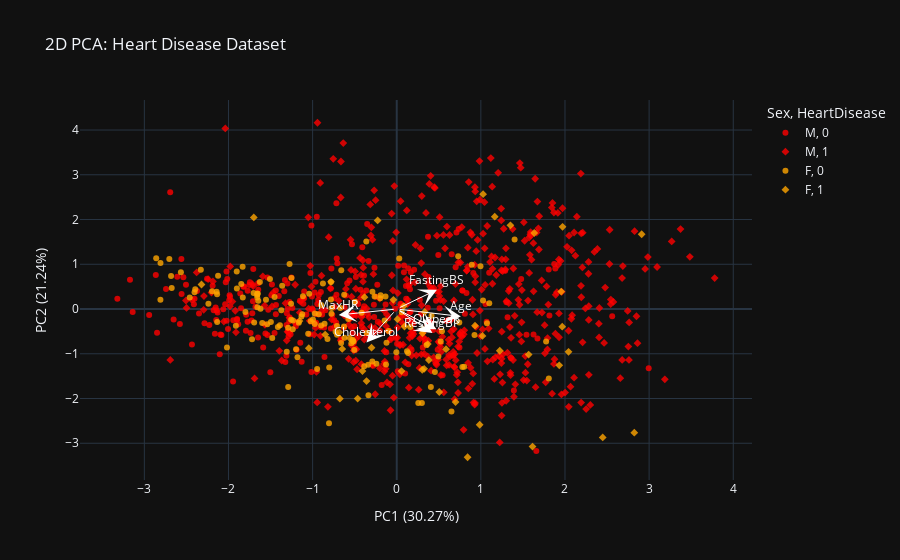

Notebook cell for this chart:
### Code cell
from sklearn.preprocessing import StandardScaler
from sklearn.decomposition import PCA

# 1. Load data
heart_df = pd.read_csv(r"C:\Users\re\DSI\Heart-Failure-Prediction\raw_data\heart.csv")

# 2. Select numeric features for PCA (correct column names)
features = ['Age', 'RestingBP', 'Cholesterol', 'MaxHR', 'Oldpeak', 'FastingBS']
X = heart_df[features]

# 3. Standardize the numeric features
X_scaled = StandardScaler().fit_transform(X)

# 4. Apply PCA
pca = PCA(n_components=2)
components = pca.fit_transform(X_scaled)

# 5. Create PCA results DataFrame
pca_df = pd.DataFrame(components, columns=['PC1', 'PC2'])
pca_df['Sex'] = heart_df['Sex']
pca_df['HeartDisease'] = heart_df['HeartDisease']

# 6. Calculate explained variance
explained_var = pca.explained_variance_ratio_ * 100
pc1_label = f"PC1 ({explained_var[0]:.2f}%)"
pc2_label = f"PC2 ({explained_var[1]:.2f}%)"

# 7. Create PCA plot
fig = px.scatter(
    pca_df,
    x='PC1',
    y='PC2',
    color='Sex',
    symbol='HeartDisease',
    title='2D PCA: Heart Disease Dataset',
    labels={'PC1': pc1_label, 'PC2': pc2_label},
    template='plotly_dark',
    opacity=0.8,
    color_discrete_map={'F': 'orange', 'M': 'red'}
)

# 8. Add PCA loadings as arrows
loadings = pca.components_.T * np.sqrt(pca.explained_variance_)

for i, feature in enumerate(features):
    fig.add_annotation(
        ax=0, ay=0,
        axref='x', ayref='y',
        x=loadings[i, 0],
        y=loadings[i, 1],
        showarrow=True,
        arrowsize=3,
        arrowhead=3,
        arrowcolor='white'
    )
    fig.add_annotation(
        x=loadings[i, 0],
        y=loadings[i, 1],
        text=feature,
        showarrow=False,
        font=dict(color='white'),
        xanchor='center',
        yanchor='bottom'
    )

# 9. Show plot
fig.show()

### Figure 1 — Plotly figure (JSON) as saved in the notebook; plotly's stock layout.template omitted (floating-point values rounded to 4 significant figures; data arrays with more than 128 entries replaced by an {"elided": "..."} marker saying what was removed)
{"data": [{"hovertemplate": "Sex=M<br>HeartDisease=0<br>PC1 (30.27%)=%{x}<br>PC2 (21.24%)=%{y}<extra></extra>", "legendgroup": "M, 0", "marker": {"color": "red", "opacity": 0.8, "symbol": "circle"}, "mode": "markers", "name": "M, 0", "orientation": "v", "showlegend": true, "type": "scatter", "x": {"elided": "267 float values"}, "xaxis": "x", "y": {"elided": "267 float values"}, "yaxis": "y"}, {"hovertemplate": "Sex=M<br>HeartDisease=1<br>PC1 (30.27%)=%{x}<br>PC2 (21.24%)=%{y}<extra></extra>", "legendgroup": "M, 1", "marker": {"color": "red", "opacity": 0.8, "symbol": "diamond"}, "mode": "markers", "name": "M, 1", "orientation": "v", "showlegend": true, "type": "scatter", "x": {"elided": "458 float values"}, "xaxis": "x", "y": {"elided": "458 float values"}, "yaxis": "y"}, {"hovertemplate": "Sex=F<br>HeartDisease=0<br>PC1 (30.27%)=%{x}<br>PC2 (21.24%)=%{y}<extra></extra>", "legendgroup": "F, 0", "marker": {"color": "orange", "opacity": 0.8, "symbol": "circle"}, "mode": "markers", "name": "F, 0", "orientation": "v", "showlegend": true, "type": "scatter", "x": {"elided": "143 float values"}, "xaxis": "x", "y": {"elided": "143 float values"}, "yaxis": "y"}, {"hovertemplate": "Sex=F<br>HeartDisease=1<br>PC1 (30.27%)=%{x}<br>PC2 (21.24%)=%{y}<extra></extra>", "legendgroup": "F, 1", "marker": {"color": "orange", "opacity": 0.8, "symbol": "diamond"}, "mode": "markers", "name": "F, 1", "orientation": "v", "showlegend": true, "type": "scatter", "x": [-0.2993, 0.312, 0.008897, 0.3329, -0.676, -2.321, 0.9302, -0.7814, 0.9855, -0.6808, -0.85, -0.3588, 1.971, 1.165, -0.2269, 1.027, 2.042, 1.955, -1.699, 1.351, 1.635, 2.911, 0.3818, 0.5859, -0.3835, 0.8421, 1.225, 0.3034, -0.6477, 0.08401, -1.045, 0.5056, 1.614, -0.4071, 2.824, -0.5596, 1.568, 0.326, 1.967, -0.4643, 1.019, 0.3688, 0.05659, 2.448, 0.6992, 0.3061, 1.932, -0.03976, 0.09195, -1.156], "xaxis": "x", "y": [-0.8634, -0.4554, -0.227, -0.06667, -2.003, 0.5477, -0.3717, 0.6072, -2.586, -0.5198, -0.5702, -1.609, 1.836, 2.063, 1.979, 2.566, -0.9572, 0.3889, 2.047, 1.87, 1.698, 1.671, -1.142, -0.8969, 0.2641, -3.313, -0.9327, -1.357, -0.8926, 0.06584, -0.874, -1.855, -3.075, -1.386, -2.764, -0.6502, -1.018, -1.337, -0.3955, -2.0, -0.6005, -0.7833, -1.387, -2.869, -2.08, -0.5442, -1.258, 0.2048, -0.3912, -0.2676], "yaxis": "y"}], "layout": {"annotations": [{"arrowcolor": "white", "arrowhead": 3, "arrowsize": 3, "ax": 0, "axref": "x", "ay": 0, "ayref": "y", "showarrow": true, "x": 0.7627, "y": -0.1654}, {"font": {"color": "white"}, "showarrow": false, "text": "Age", "x": 0.7627, "xanchor": "center", "y": -0.1654, "yanchor": "bottom"}, {"arrowcolor": "white", "arrowhead": 3, "arrowsize": 3, "ax": 0, "axref": "x", "ay": 0, "ayref": "y", "showarrow": true, "x": 0.4245, "y": -0.5341}, {"font": {"color": "white"}, "showarrow": false, "text": "RestingBP", "x": 0.4245, "xanchor": "center", "y": -0.5341, "yanchor": "bottom"}, {"arrowcolor": "white", "arrowhead": 3, "arrowsize": 3, "ax": 0, "axref": "x", "ay": 0, "ayref": "y", "showarrow": true, "x": -0.3597, "y": -0.7456}, {"font": {"color": "white"}, "showarrow": false, "text": "Cholesterol", "x": -0.3597, "xanchor": "center", "y": -0.7456, "yanchor": "bottom"}, {"arrowcolor": "white", "arrowhead": 3, "arrowsize": 3, "ax": 0, "axref": "x", "ay": 0, "ayref": "y", "showarrow": true, "x": -0.6893, "y": -0.1337}, {"font": {"color": "white"}, "showarrow": false, "text": "MaxHR", "x": -0.6893, "xanchor": "center", "y": -0.1337, "yanchor": "bottom"}, {"arrowcolor": "white", "arrowhead": 3, "arrowsize": 3, "ax": 0, "axref": "x", "ay": 0, "ayref": "y", "showarrow": true, "x": 0.472, "y": -0.4519}, {"font": {"color": "white"}, "showarrow": false, "text": "Oldpeak", "x": 0.472, "xanchor": "center", "y": -0.4519, "yanchor": "bottom"}, {"arrowcolor": "white", "arrowhead": 3, "arrowsize": 3, "ax": 0, "axref": "x", "ay": 0, "ayref": "y", "showarrow": true, "x": 0.4782, "y": 0.4304}, {"font": {"color": "white"}, "showarrow": false, "text": "FastingBS", "x": 0.4782, "xanchor": "center", "y": 0.4304, "yanchor": "bottom"}], "legend": {"title": {"text": "Sex, HeartDisease"}, "tracegroupgap": 0}, "title": {"text": "2D PCA: Heart Disease Dataset"}, "xaxis": {"anchor": "y", "domain": [0, 1], "title": {"text": "PC1 (30.27%)"}}, "yaxis": {"anchor": "x", "domain": [0, 1], "title": {"text": "PC2 (21.24%)"}}}}
